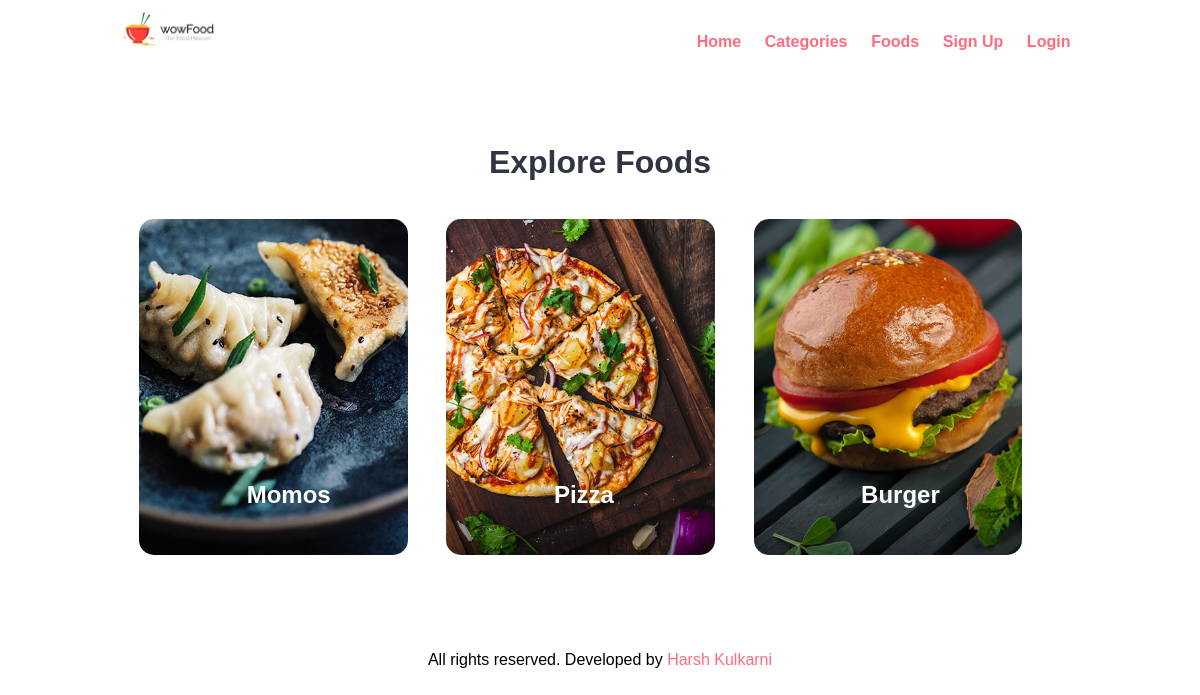
The page /categories on the database as committed earlier.
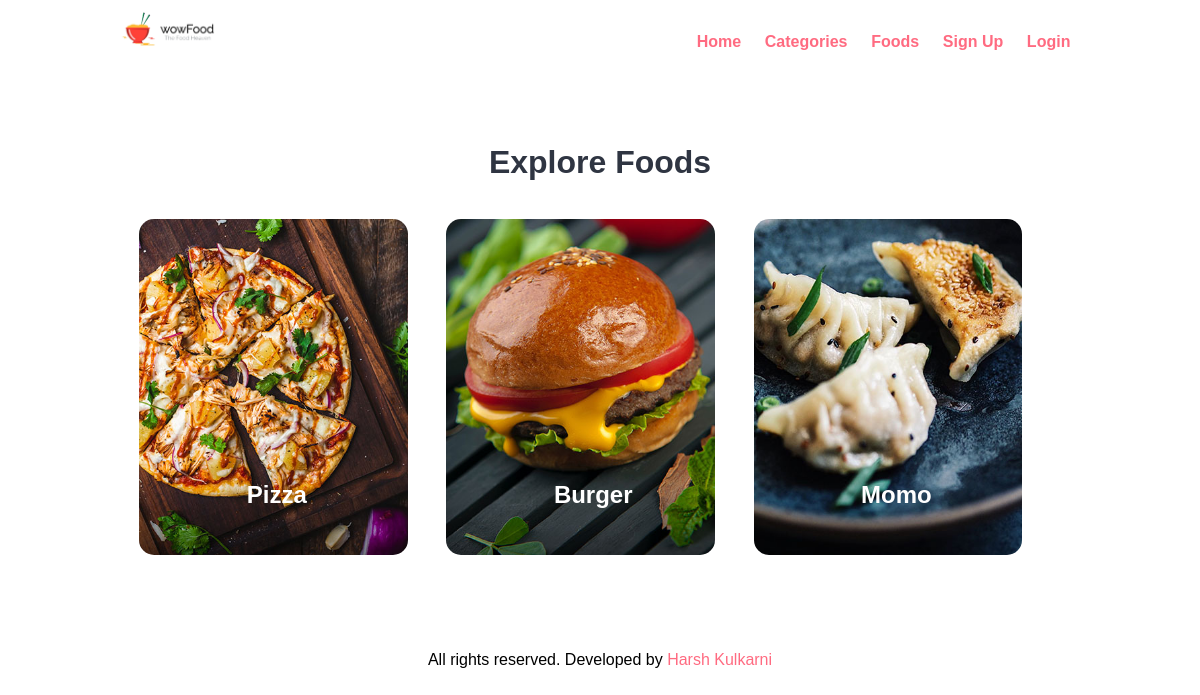
The same page on the database as committed later.
### food_order/__init__.py (models this page shows)
class Category(db.Model):
    id = db.Column(db.Integer, primary_key=True)
    title = db.Column(db.String(100), nullable=False, unique=True)
    image_name = db.Column(db.String(255), nullable=True)
    featured = db.Column(db.String(10), nullable=False)
    active = db.Column(db.String(10), nullable=False)
    foods = db.relationship("Food", backref="food")

### food_order/views.py (the view)
@app.route("/categories")
def categories():
    with app.app_context():
        all_category = db.session.query(Category).all()
        return render_template("categories.html", categories=all_category)

### food_order/templates/categories.html (shortened to what this page needs)
{% include 'header.html' %}
<section class="categories">
    <div class="container">
        <h2 class="text-center">Explore Foods</h2>
        {% for category in categories %}
        {% if category.active == 'Yes' %}
        <a href="{{url_for('category_food', id=category.id)}}">
            <div class="box-3 float-container">
                <img src="static/images/{{category.image_name}}" alt="{{category.image_name}}" class="img-responsive img-curve">
                <h3 class="float-text text-white">{{category.title}}</h3>
            </div>
        </a>
        {% endif %}
        {% endfor %}
    </div>
</section>
{% include 'footer.html' %}

Rows that differ between the two databases and show on the page:
removed Category: image_name (picture), title "Momos"
added Category: image_name (picture), title "Momo"
